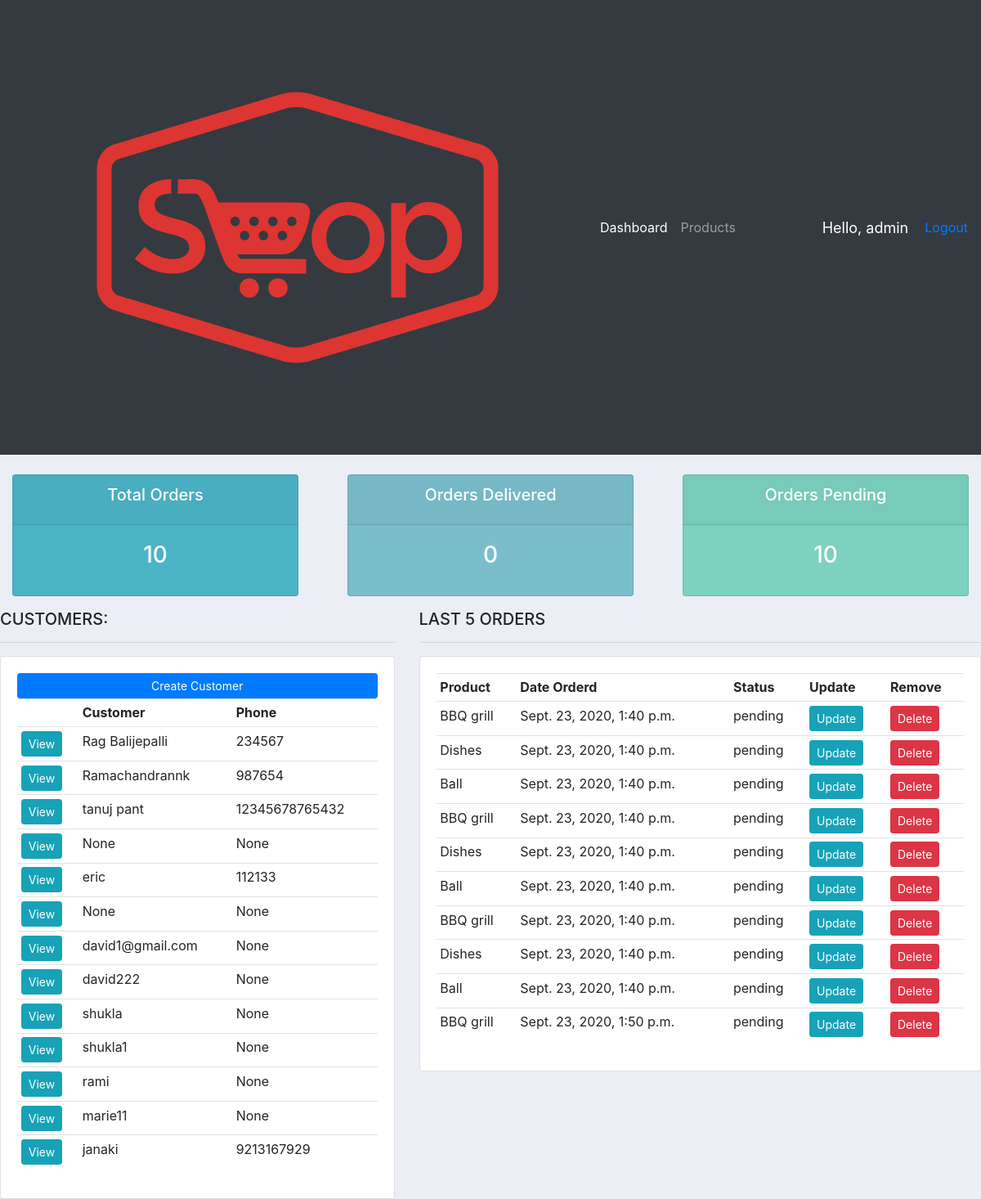
The app's page / (signed in) with its own data.
### home/models.py (models this page shows, shortened)
class Customer(models.Model):
    user = models.OneToOneField(User, null=True, blank=True,on_delete=models.CASCADE)
    name = models.CharField(max_length=200, null=True)
    phone = models.CharField(max_length=200, null=True)
    email = models.CharField(max_length=200, null=True)
    profile_pic = models.ImageField(default="customer1.png" ,null=True, blank = True)
    date_created = models.DateTimeField(auto_now_add=True, null=True)

class Order(models.Model):
    STATUS = (
        ('pending', 'pending'),
        ('out for delivery', 'out for delivery'),
        ('delivered', 'delivered')
    )
    customer = models.ForeignKey(Customer, null=True, on_delete= models.SET_NULL)
    product = models.ForeignKey(Product, null=True, on_delete= models.SET_NULL)
    date_created = models.DateTimeField(auto_now_add=True, null=True)
    status = models.CharField(max_length=200, null=True, choices=STATUS)

class Product(models.Model):
    CATEGORY = (
        ('indoor', 'indoor'),
        ('outdoor', 'outdoor')
    )
    name = models.CharField(max_length=200, null=True)
    price = models.FloatField(null=True)
    category = models.CharField(max_length=200, null=True, choices=CATEGORY)
    description = models.CharField(max_length=200, null=True, blank=True)
    date_created = models.DateTimeField(auto_now_add=True, null=True)
    tags = models.ManyToManyField(Tag)
    def __str__(self):
        return self.name

### home/decoraters.py (the view)
    def wrapper_function(request, *args, **kwargs):
        group = None
        if request.user.groups.exists():
            group = request.user.groups.all()[0].name
        if group == 'customer':
            return redirect('userPage')
        if group =='admin':
            return view_func(request, *args, **kwargs)

### home/decoraters.py (called while the page is built)
def admin_only(view_func):
    def wrapper_function(request, *args, **kwargs):
        group = None
        if request.user.groups.exists():
            group = request.user.groups.all()[0].name
        if group == 'customer':
            return redirect('userPage')
        if group =='admin':
            return view_func(request, *args, **kwargs)
    return wrapper_function

### home/views.py (called while the page is built)
@login_required(login_url='loginPage')
@admin_only
def home(request):
    orders = Order.objects.all()
    customers = Customer.objects.all()
    total_customers = customers.count()
    total_orders = orders.count()
    delivered = orders.filter(status='delivered').count()
    pending = orders.filter(status='pending').count()
    context = {'orders': orders, 'customers': customers, 'total_orders' : total_orders, 'delivered': delivered, 'pending': pending}
    return render(request, 'accounts/dashboard.html', context)

### templates/accounts/dashboard.html
{% extends 'accounts/main.html' %}
{% block content %}
{% include 'accounts/status.html' %}
<div class="row">
	<div class="col-md-5">
		<h5>CUSTOMERS:</h5>
		<hr>
		<div class="card card-body">
			<a class="btn btn-primary  btn-sm btn-block" href="">Create Customer</a>
			<table class="table table-sm">
				<tr>
					<td></td>
					<th>Customer</th>
					<th>Phone</th>
				</tr>
				{% for customer in customers %}
					<tr>
						<td> <a class="btn btn-sm btn-info" href="{% url 'customer' customer.id %}"> View </a></td>
						<td> {{customer.name}} </td>
						<td> {{customer.phone}} </td>
					</tr>
				{% endfor %}
			</table>
		</div>
	</div>
	<div class="col-md-7">
		<h5>LAST 5 ORDERS</h5>
		<hr>
		<div class="card card-body">
			<table class="table table-sm">
				<tr>
					<th>Product</th>
					<th>Date Orderd</th>
					<th>Status</th>
					<th>Update</th>
					<th>Remove</th>
				</tr>
				{% for order in orders %}
					<tr>
						<td> {{order.product}} </td>
						<td> {{order.date_created}} </td>
						<td> {{order.status}} </td>
						<td> <a class="btn btn-sm btn-info" href=" {% url 'updateOrder' order.id %} ">Update</a> </td>
						<td> <a class="btn btn-sm btn-danger" href=" {% url 'deleteOrder' order.id %} ">Delete</a> </td>
					</tr>
				{% endfor %}
			</table>
		</div>
	</div>
</div>
{% endblock content %}

### templates/accounts/main.html (shortened to what this page needs)
{%load static%}
<!doctype html>
<html lang="en">
<head>
    <link rel="stylesheet" href="https://stackpath.bootstrapcdn.com/bootstrap/4.5.2/css/bootstrap.min.css"
>
    <link rel="stylesheet" type="text/css" href=" {% static '/CSS/main.css' %} ">
</head>
<body>
    <nav class="navbar navbar-expand-lg navbar-dark bg-dark">
        <a class="navbar-brand" href="#"> <img src="{% static '/IMAGES/logo.png' %}" alt=""> </a>
        <div class="collapse navbar-collapse" id="navbarNav">
          <ul class="navbar-nav">
            {% if request.user.is_staff %}
            <li class="nav-item active">
              <a class="nav-link" href="/">Dashboard<span class="sr-only">(current)</span></a>
            </li>
            <li class="nav-item">
              <a class="nav-link" href="products  ">Products</a>
            </li>
             {% else %}
              <li class="nav-item">
                <a class="nav-link" href="{% url 'account' %}">Settings</a>
              </li>
            {% endif %}
          </ul>
        </div>
        <span id="hello-msg" >Hello, {{request.user}} </span>
        <span> <a href="{% url 'logoutUser' %}"> Logout </a></span>
      </nav>
    {% block content %}
    {% endblock content %}
</body>
</html>

### templates/accounts/status.html
<br>
<div class="row">
	<div class="col">
		<div class="col-md">
			<div class="card text-center text-white  mb-3" id="total-orders">
			  	<div class="card-header">
			  		<h5 class="card-title">Total Orders</h5>
			  	</div>
			  	<div class="card-body">
			    	<h3 class="card-title"> {{total_orders}} </h3>
			  	</div>
			</div>
		</div>
	</div>
	<div class="col">
		<div class="col-md">
			<div class="card text-center text-white  mb-3" id="orders-delivered">
			  	<div class="card-header">
			  		<h5 class="card-title">Orders Delivered</h5>
			  	</div>
			  	<div class="card-body">
			    	<h3 class="card-title"> {{delivered}} </h3>
			  	</div>
			</div>
		</div>
	</div>
	<div class="col">
		<div class="col-md">
			<div class="card text-center text-white  mb-3" id="orders-pending">
			  	<div class="card-header">
			  		<h5 class="card-title">Orders Pending</h5>
			  	</div>
			  	<div class="card-body">
			    	<h3 class="card-title"> {{pending}} </h3>
			  	</div>
			</div>
		</div>
	</div>
</div>

### static/CSS/main.css (style rules this page uses)
body { background-color: #ebeff5; }
#total-orders { background-color: #4cb4c7; }
#orders-delivered { background-color: #7abecc; }
#orders-pending { background-color: #7CD1C0; }

### templates/accounts/main.html (style rules this page uses)
#hello-msg { font-size: 18px; color: white; margin-right: 20px; }

### records on screen
Customer: name "Rag Balijepalli", phone "234567"
Customer: name "Ramachandrannk", phone "987654"
Customer: name "tanuj pant", phone "12345678765432"
Customer: name "None", phone "None"
Customer: name "eric", phone "112133"
Customer: name "None", phone "None"
Customer: name "david1@gmail.com", phone "None"
Customer: name "david222", phone "None"
Customer: name "shukla", phone "None"
Customer: name "shukla1", phone "None"
Customer: name "rami", phone "None"
Customer: name "marie11", phone "None"
Customer: name "janaki", phone "9213167929"
Order: product "BBQ grill", date_created "Sept. 23, 2020, 1:40 p.m.", status "pending"
Order: product "Dishes", date_created "Sept. 23, 2020, 1:40 p.m.", status "pending"
Order: product "Ball", date_created "Sept. 23, 2020, 1:40 p.m.", status "pending"
Order: product "BBQ grill", date_created "Sept. 23, 2020, 1:40 p.m.", status "pending"
Order: product "Dishes", date_created "Sept. 23, 2020, 1:40 p.m.", status "pending"
Order: product "Ball", date_created "Sept. 23, 2020, 1:40 p.m.", status "pending"
Order: product "BBQ grill", date_created "Sept. 23, 2020, 1:40 p.m.", status "pending"
Order: product "Dishes", date_created "Sept. 23, 2020, 1:40 p.m.", status "pending"
Order: product "Ball", date_created "Sept. 23, 2020, 1:40 p.m.", status "pending"
Order: product "BBQ grill", date_created "Sept. 23, 2020, 1:50 p.m.", status "pending"

### other values on screen
{{ request.user }} "admin"
{{ total_orders }} "10"
{{ delivered }} "0"
{{ pending }} "10"
